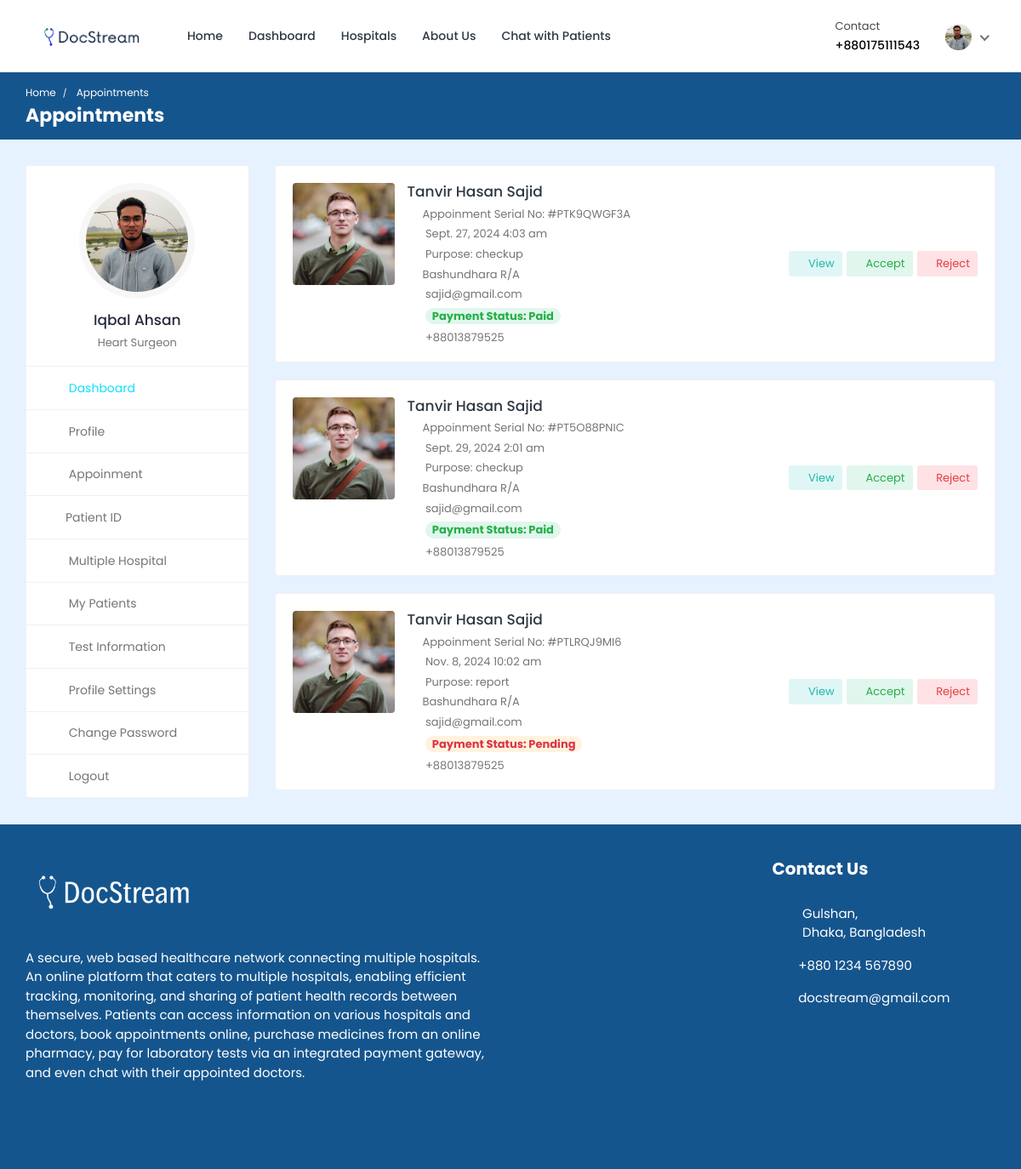
The app's page /doctor/appointments/ (signed in) with its own data.
### doctor/models.py (models this page shows, shortened)
class Doctor_Information(models.Model):
    DOCTOR_TYPE = (
        ('Cardiologists', 'Cardiologists'),
        ('Neurologists', 'Neurologists'),
        ('Pediatricians', 'Pediatricians'),
        ('Physiatrists', 'Physiatrists'),
        ('Dermatologists', 'Dermatologists'),
    )
    doctor_id = models.AutoField(primary_key=True)
    user = models.OneToOneField(User, on_delete=models.CASCADE, null=True, blank=True, related_name='profile')
    name = models.CharField(max_length=200, null=True, blank=True)
    username = models.CharField(max_length=200, null=True, blank=True)
    gender = models.CharField(max_length=200, null=True, blank=True)
    description = models.TextField(max_length=1000, null=True, blank=True)
    department = models.CharField(max_length=200, choices=DOCTOR_TYPE, null=True, blank=True)
    department_name = models.ForeignKey(hospital_department, on_delete=models.SET_NULL, null=True, blank=True)
    specialization = models.ForeignKey(specialization, on_delete=models.SET_NULL, null=True, blank=True)
    featured_image = models.ImageField(upload_to='doctors/', default='doctors/user-default.png', null=True, blank=True)
    certificate_image = models.ImageField(upload_to='doctors_certificate/', default='doctors_certificate/default.png', null=True, blank=True)
    email = models.EmailField(max_length=200, null=True, blank=True)
    phone_number = models.CharField(max_length=200, null=True, blank=True)
    nid = models.CharField(max_length=200, null=True, blank=True)
    visiting_hour = models.CharField(max_length=200, null=True, blank=True)
    consultation_fee = models.IntegerField(null=True, blank=True)
    report_fee = models.IntegerField(null=True, blank=True)
    dob = models.CharField(max_length=200, null=True, blank=True)
    institute = models.CharField(max_length=200, null=True, blank=True)
    degree = models.CharField(max_length=200, null=True, blank=True)
    completion_year = models.CharField(max_length=200, null=True, blank=True)
    work_place = models.CharField(max_length=200, null=True, blank=True)
    designation = models.CharField(max_length=200, null=True, blank=True)
    start_year = models.CharField(max_length=200, null=True, blank=True)
    end_year = models.CharField(max_length=200, null=True, blank=True)
    register_status =  models.CharField(max_length=200, null=True, default='Pending')
    hospital_name = models.ForeignKey(Hospital_Information, on_delete=models.SET_NULL, null=True, blank=True)

class Appointment(models.Model):
    APPOINTMENT_TYPE = (
        ('report', 'report'),
        ('checkup', 'checkup'),
    )
    APPOINTMENT_STATUS = (
        ('pending', 'pending'),
        ('confirmed', 'confirmed'),
        ('cancelled', 'cancelled'),
    )
    id = models.AutoField(primary_key=True)
    date = models.DateField(null=True, blank=True)
    time = models.CharField(max_length=200, null=True, blank=True)
    doctor = models.ForeignKey(Doctor_Information, on_delete=models.CASCADE, null=True, blank=True)
    patient = models.ForeignKey(Patient, on_delete=models.CASCADE, null=True, blank=True)
    appointment_type = models.CharField(max_length=200, choices=APPOINTMENT_TYPE)
    appointment_status = models.CharField(max_length=200, choices=APPOINTMENT_STATUS)
    serial_number = models.CharField(max_length=200, null=True, blank=True)
    payment_status = models.CharField(max_length=200, null=True, blank=True, default='pending')
    transaction_id = models.CharField(max_length=255, null=True, blank=True)
    message = models.CharField(max_length=255, null=True, blank=True)

### hospital_admin/models.py (models this page shows, shortened)
class specialization(models.Model):
    specialization_id = models.AutoField(primary_key=True)
    specialization_name = models.CharField(max_length=200, null=True, blank=True)
    hospital = models.ForeignKey(Hospital_Information, on_delete=models.CASCADE, null=True, blank=True)

### hospital/models.py (models this page shows, shortened)
class Patient(models.Model):
    patient_id = models.AutoField(primary_key=True)
    user = models.OneToOneField(User, on_delete=models.CASCADE, null=True, blank=True, related_name='patient')
    name = models.CharField(max_length=200, null=True, blank=True)
    username = models.CharField(max_length=200, null=True, blank=True)
    age = models.IntegerField(null=True, blank=True)
    email = models.EmailField(max_length=200, null=True, blank=True)
    phone_number = models.IntegerField(null=True, blank=True)
    address = models.CharField(max_length=200, null=True, blank=True)
    featured_image = models.ImageField(upload_to='patients/', default='patients/user-default.png', null=True, blank=True)
    blood_group = models.CharField(max_length=200, null=True, blank=True)
    history = models.CharField(max_length=200, null=True, blank=True)
    dob = models.CharField(max_length=200, null=True, blank=True)
    nid = models.CharField(max_length=200, null=True, blank=True)
    serial_number = models.CharField(max_length=200, null=True, blank=True)
    login_status = models.CharField(max_length=200, null=True, blank=True, default="offline")

### doctor/views.py (the view)
# urls.py: path('appointments/',views.appointments, name='appointments'),
@csrf_exempt
@login_required(login_url="doctor-login")
def appointments(request):
    doctor = Doctor_Information.objects.get(user=request.user)
    appointments = Appointment.objects.filter(doctor=doctor).filter(appointment_status='pending').order_by('date')
    context = {'doctor': doctor, 'appointments': appointments}
    return render(request, 'appointments.html', context)

### templates/appointments.html (shortened to what this page needs)
{% load static %}
<!DOCTYPE html>
<html lang="en">
  <head>
    <link
      rel="stylesheet"
      href="{% static 'HealthStack-System/css/Normal/bootstrap.min.css' %}"
    />
    <link
      rel="stylesheet"
      href="{% static 'HealthStack-System/plugins/Normal/fontawesome/css/fontawesome.min.css' %}"
    />
    <link
      rel="stylesheet"
      href="{% static 'HealthStack-System/plugins/Normal/fontawesome/css/all.min.css' %}"
    />
    <link
      rel="stylesheet"
      href="{% static 'HealthStack-System/css/Normal/style.css' %}"
    />
  </head>
  <body>
    <div class="main-wrapper">
      <header class="header">{% include 'doctor-navbar.html' %}</header>
      <div class="breadcrumb-bar">
        <div class="container-fluid">
          <div class="row align-items-center">
            <div class="col-md-12 col-12">
              <nav aria-label="breadcrumb" class="page-breadcrumb">
                <ol class="breadcrumb">
                  <li class="breadcrumb-item">
                    <a href="index-2.html">Home</a>
                  </li>
                  <li class="breadcrumb-item active" aria-current="page">
                    Appointments
                  </li>
                </ol>
              </nav>
              <h2 class="breadcrumb-title">Appointments</h2>
            </div>
          </div>
        </div>
      </div>
      <div class="content">
        <div class="container-fluid">
          <div class="row">
            <div class="col-md-5 col-lg-4 col-xl-3 theiaStickySidebar">
              <div>{% include 'doctor-sidebar.html' %}</div>
            </div>
            <div class="col-md-7 col-lg-8 col-xl-9">
              <div class="appointments">
                {% for app in appointments %}
                <div class="appointment-list">
                  <div class="profile-info-widget">
                    <a href="patient-profile.html" class="booking-doc-img">
                      <img
                        src="{{app.patient.featured_image.url}}"
                        alt="User Image"
                      />
                    </a>
                    <div class="profile-det-info">
                      <h3><a href="{%url 'patient-profile' pk=app.patient.patient_id%}">{{app.patient.name}}</a></h3>
                      <div class="patient-details">
                        <h5>
                          <i class="fas fa-file"></i>Appoinment Serial No: #PT{{app.serial_number}}
                        </h5>
                        <h5>
                          <i class="far fa-clock"></i> {{app.date}} {{app.time}}
                        </h5>
                        <h5>
                          <i class="fas fa-briefcase-medical"></i> Purpose: {{app.appointment_type}}
                        </h5>
                        <h5>
                          <i class="fas fa-map-marker-alt"></i>{{app.patient.address}}
                        </h5>
                        <h5>
                          <i class="fas fa-envelope"></i> {{app.patient.email}}
                        </h5>
                        <h5>
                          {% if app.payment_status == 'pending' %}
                          <i class="fas fa-money-check-alt"></i> <span class="badge badge-pill bg-warning-light">Payment Status: Pending</span>
                          {% endif %}
                          {% if app.payment_status == 'VALID' %}
                          <i class="fas fa-money-check-alt"></i> <span class="badge badge-pill bg-success-light">Payment Status: Paid</span>
                          {% endif %}
                        </h5>
                        <h5 class="mb-0">
                          <i class="fas fa-phone"></i> +880{{app.patient.phone_number}}
                        </h5>
                      </div>
                    </div>
                  </div>
                  <div class="appointment-action">
                    <a href="#" class="btn btn-sm bg-info-light" data-toggle="modal" data-target="#appt_details"><i class="far fa-eye"></i> View</a>
                    <a href="{% url 'accept-appointment' pk=app.id %}" onclick="return confirm('Accept appointment?');" class="btn btn-sm bg-success-light"><i class="fas fa-check"></i> Accept</a>
                    <a href="{% url 'reject-appointment' pk=app.id %}" onclick="return confirm('Reject Appointment?');" class="btn btn-sm bg-danger-light"><i class="fas fa-times"></i> Reject</a>
                  </div>
                </div>
                {% endfor %}
              </div>
            </div>
          </div>
        </div>
      </div>
      {% include 'footer.html' %}
    </div>
  </body>
</html>

### templates/doctor-navbar.html (shortened to what this page needs)
{% load static %}
<nav class="navbar navbar-expand-lg header-nav">
  <div class="navbar-header">
    <a href="{% url 'hospital_home'%}" class="navbar-brand logo">
      <img
        src="{% static 'HealthStack-System/images/Normal/logo-.png' %}"
        class="img-fluid"
        alt="Logo"
      />
    </a>
  </div>
  <div class="main-menu-wrapper">
    <ul class="main-nav">
      <li>
        <a href="{% url 'hospital_home'%}">Home</a>
      </li>
      <li>
        <a href="{% url 'doctor-dashboard'%}">Dashboard</a>
      </li>
      <li><a href="{% url 'multiple-hospital' %}" style="text-decoration: none;">Hospitals</a></li>
      <li>
        <a href="{% url 'about-us'%}">About Us</a>
      </li>
      <li>
        <a href="{% url 'chat-home' pk=user.id %}">Chat with Patients</a>
      </li>
    </ul>
  </div>
  <ul class="nav header-navbar-rht">
    <li class="nav-item contact-item">
      <div class="header-contact-img">
        <i class="far fa-hospital"></i>
      </div>
      <div class="header-contact-detail">
        <p class="contact-header">Contact</p>
        <p class="contact-info-header">+88{{doctor.phone_number}}</p>
      </div>
    </li>
    <li class="nav-item dropdown has-arrow logged-item">
      <a href="#" class="dropdown-toggle nav-link" data-toggle="dropdown">
        <span class="user-img">
          <img
            class="rounded-circle"
            src="{{ doctor.featured_image.url }}"
            width="31"
            alt="Darren Elder"
          />
        </span>
      </a>
    </li>
  </ul>
</nav>

### templates/doctor-sidebar.html (shortened to what this page needs)
{% load static %}
<div class="profile-sidebar">
  <div class="widget-profile pro-widget-content">
    <div class="profile-info-widget">
      <a href="#" class="booking-doc-img">
        <img
          src="{{ doctor.featured_image.url }}"
          alt="User Image"
        />
      </a>
      <div class="profile-det-info">
        <h3>{{ doctor.name }}</h3>
        <div class="patient-details">
          <h5 class="mb-0">{{doctor.specialization.specialization_name}}</h5>
        </div>
      </div>
    </div>
  </div>
  <div class="dashboard-widget">
    <nav class="dashboard-menu sidebar">
      <ul>
        <li class="active">
          <a href="{% url 'doctor-dashboard' %}">
            <i class="fas fa-columns"></i>
            <span>Dashboard</span>
          </a>
        </li>
        <li>
        <a href="{% url 'doctor-profile' pk=doctor.doctor_id %}">
          <i class="fas fa-user"></i>
          <span>Profile</span>
        </a>
      </li>
        <li>
          <a href="{% url 'appointments'%}">
            <i class="fas fa-user-circle"></i>
            <span>Appoinment</span>
          </a>
        </li>
        <li class="nav-item has-submenu">
            <a href="#" class="nav-link"><i class="fas fa-search"></i><span>Patient ID</span></a>
        </li>
        <li>
          <a href="{% url 'multiple-hospital' %}">
            <i class="fas fa-hospital"></i>
            <span>Multiple Hospital</span>
          </a>
      </li>
        <li>
          <a href="{% url 'my-patients' %}">
            <i class="fas fa-user-injured"></i>
            <span>My Patients</span>
          </a>
        </li>
        <li>
          <a href="{% url 'doctor-test-list'%}" target="_blank">
            <i class="fas fa-hourglass-start"></i>
            <span>Test Information</span>
          </a>
        </li>
        <li>
          <a
            href="{% url 'doctor-profile-settings' %}"
          >
            <i class="fas fa-user-cog"></i>
            <span>Profile Settings</span>
          </a>
        </li>
        <li>
          <a href="{% url 'doctor-change-password' pk=user.id%}">
            <i class="fas fa-lock"></i>
            <span>Change Password</span>
          </a>
        </li>
        <li>
          <a href="{% url 'doctor-logout'%}">
            <i class="fas fa-sign-out-alt"></i>
            <span>Logout</span>
          </a>
        </li>
      </ul>
    </nav>
  </div>
</div>

### records on screen
Doctor_Information: phone_number "0175111543", featured_image (picture), name "Iqbal Ahsan", specialization.specialization_name "Heart Surgeon"
Appointment: patient.featured_image (picture), patient.name "Tanvir Hasan Sajid", serial_number "K9QWGF3A", date "Sept. 27, 2024", time "4:03 am", appointment_type "checkup", patient.address "Bashundhara R/A", patient.email "sajid@gmail.com", payment_status "Payment Status: Paid", patient.phone_number "13879525"
Appointment: patient.featured_image (picture), patient.name "Tanvir Hasan Sajid", serial_number "5O88PNIC", date "Sept. 29, 2024", time "2:01 am", appointment_type "checkup", patient.address "Bashundhara R/A", patient.email "sajid@gmail.com", payment_status "Payment Status: Paid", patient.phone_number "13879525"
Appointment: patient.featured_image (picture), patient.name "Tanvir Hasan Sajid", serial_number "LRQJ9MI6", date "Nov. 8, 2024", time "10:02 am", appointment_type "report", patient.address "Bashundhara R/A", patient.email "sajid@gmail.com", payment_status "Payment Status: Pending", patient.phone_number "13879525"
